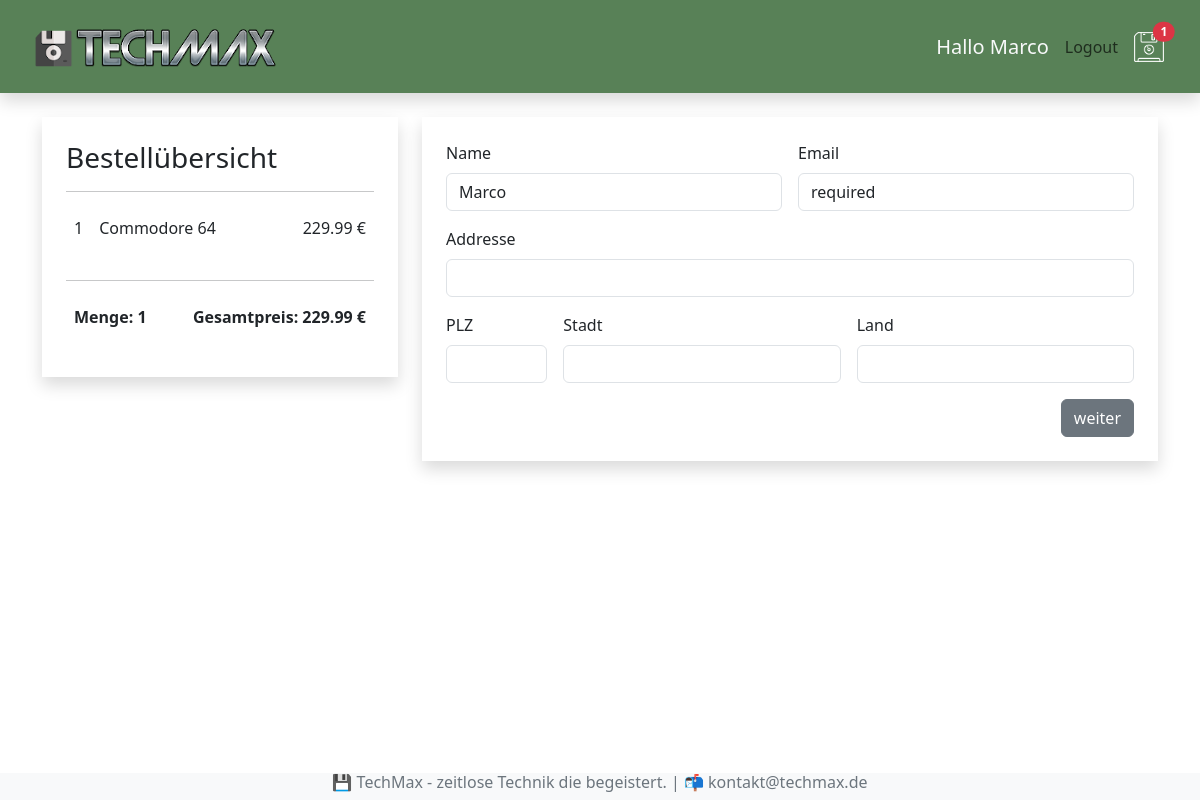
Page /kasse/ (signed in) on the committed database.
### shop/models.py (models this page shows, shortened)
class BestellteArtikel(models.Model):
    artikel = models.ForeignKey(Artikel, on_delete=models.SET_NULL, null=True, blank=True)
    bestellung = models.ForeignKey(Bestellung, on_delete=models.SET_NULL, null=True, blank=True)
    menge = models.IntegerField(default=0, null=True, blank=True)
    datum = models.DateTimeField(auto_now_add=True)
    @property
    def get_summe(self):
        summe = self.artikel.preis * self.menge
        return summe

class Artikel(models.Model):
    name = models.CharField(max_length=200, null=True)
    beschreibung = models.TextField(null = True, blank=True)
    preis = models.DecimalField(max_digits=6, decimal_places=2)
    bild = models.ImageField(null=True, blank=True)

class Bestellung(models.Model):
    kunde = models.ForeignKey(Kunde, on_delete=models.SET_NULL, null=True, blank=True)
    bestelldatum = models.DateTimeField(auto_now_add=True)
    erledigt = models.BooleanField(default=False, null=True, blank=True)
    auftrags_id = models.CharField(max_length=200, null=True)
    @property
    def get_gesamtpreis(self):
        bestellteartikels = self.bestellteartikel_set.all()
        gesamtpreis = sum(artikel.get_summe for artikel in bestellteartikels)
        return gesamtpreis
    @property
    def get_gesamtmenge(self):
        bestellteartikels = self.bestellteartikel_set.all()
        gesamtmenge = sum(artikel.menge for artikel in bestellteartikels)
        return gesamtmenge

### shop/views.py (the view)
# urls.py: path('kasse/', views.kasse, name="kasse"),
def kasse(request):
    if request.user.is_authenticated:
        kunde = request.user.kunde
        bestellung, created = Bestellung.objects.get_or_create(kunde=kunde, erledigt=False)
        artikels = bestellung.bestellteartikel_set.all()
    else:
        cookieDaten = gastCookie(request)
        artikels = cookieDaten['artikels']
        bestellung = cookieDaten['bestellung']
    ctx = {"artikels":artikels, "bestellung":bestellung}
    return render(request, 'shop/kasse.html', ctx)

### shop/context_processors.py (called while the page is built, shortened)
def warenkorb_anzahl(request):
    if request.user.is_authenticated:
        kunde = request.user.kunde
        bestellung, created = Bestellung.objects.get_or_create(kunde=kunde, erledigt=False)
        if bestellung:
            menge = bestellung.get_gesamtmenge
        else:
            menge = 0
    return {'menge': menge}

### shop/templates/shop/kasse.html (shortened to what this page needs)
{% extends 'shop/index.html' %}
{% block content %}
    <div class="row mt-4">
        <div class="col-4">
            <div class="shadow p-4">
                <h3>Bestellübersicht</h3>
                <hr>
                {% for artikel in artikels %}
                <div class="d-flex">
                    <p class="p-2">{{artikel.menge}}</p>
                    <p class="me-auto p-2">{{artikel.artikel.name}}</p>
                    <p class="p-2">{{artikel.get_summe|floatformat:2}} €</p>
                </div>
                {% endfor %}
                <hr>
                <div class="d-flex">
                    <p class="me-auto fw-bold p-2">Menge: {{bestellung.get_gesamtmenge}}</p>
                    <p class="fw-bold p-2">Gesamtpreis: {{bestellung.get_gesamtpreis|floatformat:2}} €</p>
                </div>
            </div>
        </div>
        <div class="col-8">
            <div class="shadow p-4">
                <form id="formular" class="row g-3">
                    <div class="col-md-6">
                      <label for="inputName" class="form-label">Name</label>
                      {% if request.user.is_authenticated %}
                      <input type="text" class="form-control" id="inputName" value={{request.user|title}} required>
                      {% else %}
                      <input type="text" class="form-control" id="inputName" required>
                      {% endif %}
                    </div>
                    <div class="col-md-6">
                        <label for="inputEmail" class="form-label">Email</label>
                        {% if request.user.is_authenticated %}
                        <input type="email" class="form-control" id="inputEmail" value={{request.user.email}} required>
                        {% else %}
                        <input type="email" class="form-control" id="inputEmail" required>
                        {% endif %}
                    </div>
                    <div class="col-12">
                      <label for="inputAddress" class="form-label">Addresse</label>
                      <input type="text" class="form-control" id="inputAdresse" required>
                    </div>
                    <div class="col-md-2">
                        <label for="inputPlz" class="form-label">PLZ</label>
                        <input type="text" class="form-control" id="inputPlz" required>
                      </div>
                    <div class="col-md-5">
                      <label for="inputStadt" class="form-label">Stadt</label>
                      <input type="text" class="form-control" id="inputStadt" required>
                    </div>
                    <div class="col-md-5">
                        <label for="inputLand" class="form-label">Land</label>
                        <input type="text" class="form-control" id="inputLand" required>
                      </div>
                    <div class="col-12 d-flex justify-content-end">
                      <button type="submit" id="formular-button" class="btn btn-secondary">weiter</button>
                    </div>
                  </form>
            </div>
        </div>
    </div>
{% endblock content %}

### shop/templates/shop/menu.html
{% load static %}
<nav class="navbar shadow sticky-top p-3 mb-4" style="background-color: #588157;">
    <div class="container-fluid">
      <a class="navbar-brand link-light" href="{% url 'shop' %}"><img src="{% static 'bilder/logo.png' %}" alt=""></a>
        <div class="navbar-nav">
            <div class="d-flex align-items-center">
          {% if request.user.is_authenticated %}
          <h5 class="text-light m-2">Hallo {{request.user|title}}</h5>
          <a class="nav-link btn btn-light p-2" href="{% url 'logout' %}">Logout</a>
          {% else %}
          <a class="nav-link btn btn-light p-2" href="{% url 'login' %}">Login</a>
          {% endif %}
          <a class="nav-link link-light p-2" href="{% url 'warenkorb' %}"><img src="{% static 'bilder/floppy.png' %}" alt="">
            {% if menge >= 1 %}
            <span class="badge rounded-pill bg-danger position-absolute top-25 start-25 translate-middle">{{menge}}</span>
            {% endif%}
          </a>
            </div>
        </div>
    </div>
  </nav>

### rows in the picture
BestellteArtikel: menge "1", artikel.name "Commodore 64", get_summe "229.99"
Bestellung: get_gesamtmenge "1", get_gesamtpreis "229.99"

### other values in the picture
{{ request.user|title }} "Marco"
{{ menge }} "1"
